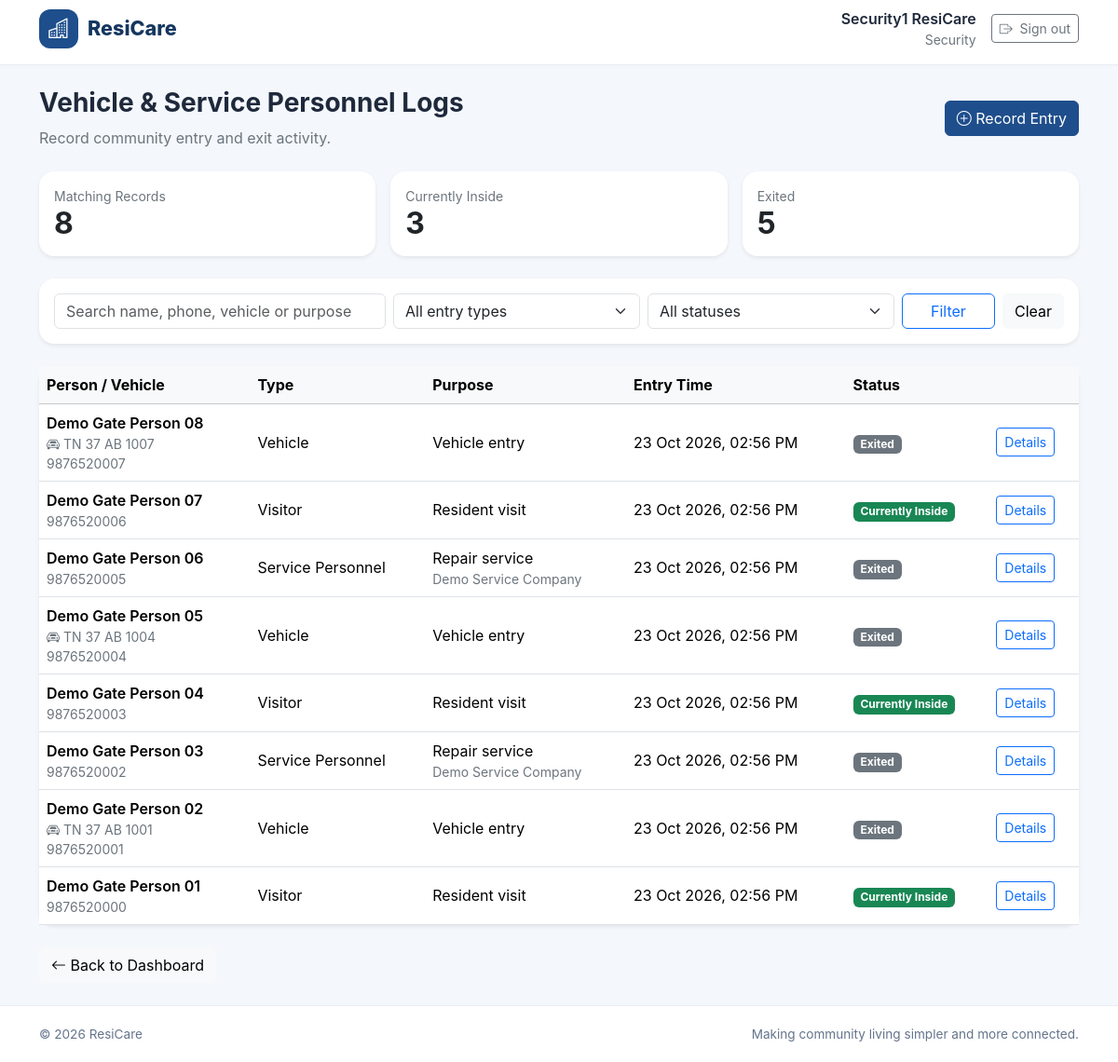
/community/gate-logs/ (signed in), run on the app's committed database.
### accounts/models.py (models this page shows, shortened)
class User(AbstractUser):
    class Role(models.TextChoices):
        RESIDENT = "RESIDENT", "Resident"
        SECURITY = "SECURITY", "Security"
        MANAGEMENT = "MANAGEMENT", "Management"
    role = models.CharField(
        max_length=20,
        choices=Role.choices,
        default=Role.RESIDENT,
    )
    phone_number = models.CharField(
        max_length=15,
        blank=True,
    )

### community_hub/models.py (models this page shows, shortened)
class GateEntry(models.Model):
    class EntryType(models.TextChoices):
        VEHICLE = "VEHICLE", "Vehicle"
        VISITOR = "VISITOR", "Visitor"
        SERVICE_PERSON = "SERVICE_PERSON", "Service Personnel"
    class Status(models.TextChoices):
        INSIDE = "INSIDE", "Currently Inside"
        EXITED = "EXITED", "Exited"
    entry_type = models.CharField(
        max_length=20,
        choices=EntryType.choices,
    )
    person_name = models.CharField(max_length=150)
    phone_number = models.CharField(max_length=20, blank=True)
    vehicle_number = models.CharField(max_length=30, blank=True)
    vehicle_type = models.CharField(max_length=80, blank=True)
    organization = models.CharField(
        max_length=150,
        blank=True,
        help_text="Company or service provider, if applicable.",
    )
    purpose = models.CharField(max_length=250)
    resident = models.ForeignKey(
        "residents.ResidentProfile",
        on_delete=models.SET_NULL,
        null=True,
        blank=True,
        related_name="gate_entries",
    )
    status = models.CharField(
        max_length=10,
        choices=Status.choices,
        default=Status.INSIDE,
    )
    entry_time = models.DateTimeField(auto_now_add=True)
    exit_time = models.DateTimeField(null=True, blank=True)
    recorded_by = models.ForeignKey(
        "accounts.User",
        on_delete=models.SET_NULL,
        null=True,
        related_name="gate_entries_recorded",
    )
    exit_recorded_by = models.ForeignKey(
        "accounts.User",
        on_delete=models.SET_NULL,
        null=True,
        blank=True,
        related_name="gate_exits_recorded",
    )
    notes = models.TextField(blank=True)
    class Meta:
        ordering = ["-entry_time"]
        verbose_name = "Gate Entry"
        verbose_name_plural = "Gate Entries"

### community_hub/views.py (the view, shortened to what this page needs)
# urls.py: path("gate-logs/", views.gate_logs, name="gate_logs"),
@login_required
def gate_logs(request):
    if request.user.role not in {"SECURITY", "MANAGEMENT"}:
        raise PermissionDenied
    entries = GateEntry.objects.select_related(
        "resident__user",
        "resident__apartment",
        "recorded_by",
        "exit_recorded_by",
    )
    entry_type = request.GET.get("type", "")
    status = request.GET.get("status", "")
    search = request.GET.get("q", "").strip()
    if entry_type in GateEntry.EntryType.values:
        entries = entries.filter(entry_type=entry_type)
    if status in GateEntry.Status.values:
        entries = entries.filter(status=status)
    context = {
        "entries": entries,
        "type_choices": GateEntry.EntryType.choices,
        "status_choices": GateEntry.Status.choices,
        "selected_type": entry_type,
        "selected_status": status,
        "search_query": search,
        "total_count": entries.count(),
        "inside_count": entries.filter(
            status=GateEntry.Status.INSIDE
        ).count(),
        "exited_count": entries.filter(
            status=GateEntry.Status.EXITED
        ).count(),
    }
    return render(request, "community/gate_logs.html", context)

### templates/community/gate_logs.html (shortened to what this page needs)
{% extends "base.html" %}
{% block content %}
<div class="container py-4">
    <div class="d-flex flex-wrap justify-content-between align-items-center gap-3 mb-4">
        <div>
            <h1 class="h3 fw-bold">Vehicle &amp; Service Personnel Logs</h1>
            <p class="text-secondary mb-0">
                Record community entry and exit activity.
            </p>
        </div>
        <a href="{% url 'community:gate_entry_create' %}" class="btn btn-primary">
            <i class="bi bi-plus-circle"></i> Record Entry
        </a>
    </div>
    <div class="row g-3 mb-4">
        <div class="col-md-4">
            <div class="card border-0 shadow-sm rounded-4">
                <div class="card-body">
                    <div class="text-secondary small">Matching Records</div>
                    <div class="h2 fw-bold mb-0">{{ total_count }}</div>
                </div>
            </div>
        </div>
        <div class="col-md-4">
            <div class="card border-0 shadow-sm rounded-4">
                <div class="card-body">
                    <div class="text-secondary small">Currently Inside</div>
                    <div class="h2 fw-bold mb-0">{{ inside_count }}</div>
                </div>
            </div>
        </div>
        <div class="col-md-4">
            <div class="card border-0 shadow-sm rounded-4">
                <div class="card-body">
                    <div class="text-secondary small">Exited</div>
                    <div class="h2 fw-bold mb-0">{{ exited_count }}</div>
                </div>
            </div>
        </div>
    </div>
    <form method="get" class="card border-0 shadow-sm rounded-4 mb-4">
        <div class="card-body">
            <div class="row g-2">
                <div class="col-lg-4">
                    <input
                        type="search"
                        name="q"
                        class="form-control"
                        value="{{ search_query }}"
                        placeholder="Search name, phone, vehicle or purpose"
                    >
                </div>
                <div class="col-lg-3">
                    <select name="type" class="form-select">
                        <option value="">All entry types</option>
                    </select>
                </div>
                <div class="col-lg-3">
                    <select name="status" class="form-select">
                        <option value="">All statuses</option>
                    </select>
                </div>
                <div class="col-lg-2 d-flex gap-2">
                    <button class="btn btn-outline-primary flex-grow-1" type="submit">
                        Filter
                    </button>
                    <a href="{% url 'community:gate_logs' %}" class="btn btn-light">
                        Clear
                    </a>
                </div>
            </div>
        </div>
    </form>
    <div class="card border-0 shadow-sm rounded-4">
        <div class="table-responsive">
            <table class="table align-middle mb-0">
                <thead class="table-light">
                    <tr>
                        <th>Person / Vehicle</th>
                        <th>Type</th>
                        <th>Purpose</th>
                        <th>Entry Time</th>
                        <th>Status</th>
                        <th></th>
                    </tr>
                </thead>
                <tbody>
                    {% for entry in entries %}
                    <tr>
                        <td>
                            <div class="fw-semibold">{{ entry.person_name }}</div>
                            {% if entry.vehicle_number %}
                            <div class="small text-secondary">
                                <i class="bi bi-car-front"></i> {{ entry.vehicle_number }}
                            </div>
                            {% endif %}
                            {% if entry.phone_number %}
                            <div class="small text-secondary">{{ entry.phone_number }}</div>
                            {% endif %}
                        </td>
                        <td>{{ entry.get_entry_type_display }}</td>
                        <td>
                            {{ entry.purpose }}
                            {% if entry.organization %}
                            <div class="small text-secondary">{{ entry.organization }}</div>
                            {% endif %}
                        </td>
                        <td>{{ entry.entry_time|date:"d M Y, h:i A" }}</td>
                        <td>
                            {% if entry.status == "INSIDE" %}
                            <span class="badge text-bg-success">Currently Inside</span>
                            {% else %}
                            <span class="badge text-bg-secondary">Exited</span>
                            {% endif %}
                        </td>
                        <td>
                            <a href="{% url 'community:gate_entry_detail' entry.pk %}"
                               class="btn btn-sm btn-outline-primary">
                                Details
                            </a>
                        </td>
                    </tr>
                    {% endfor %}
                </tbody>
            </table>
        </div>
    </div>
    <a href="{% url 'dashboard' %}" class="btn btn-light mt-4">
        <i class="bi bi-arrow-left"></i> Back to Dashboard
    </a>
</div>
{% endblock %}

### templates/base.html (shortened to what this page needs)
{% load static %}
<!DOCTYPE html>
<html lang="en">
<head>
    <link href="https://cdn.jsdelivr.net/npm/bootstrap@5.3.3/dist/css/bootstrap.min.css"
          rel="stylesheet">
    <link href="https://cdn.jsdelivr.net/npm/bootstrap-icons@1.11.3/font/bootstrap-icons.min.css"
          rel="stylesheet">
</head>
<body>
    <header class="rc-navbar">
        <nav class="container h-100 d-flex align-items-center justify-content-between py-2">
            <a href="{% if user.is_authenticated %}{% url 'dashboard' %}{% else %}{% url 'login' %}{% endif %}"
               class="rc-brand">
                <span class="rc-brand-icon">
                    <i class="bi bi-buildings"></i>
                </span>
                <span>ResiCare</span>
            </a>
            {% if user.is_authenticated %}
                <div class="d-flex align-items-center gap-3">
                    <div class="d-none d-sm-block text-end">
                        <div class="fw-semibold">{{ user.get_full_name|default:user.username }}</div>
                        <div class="small text-secondary">{{ user.get_role_display }}</div>
                    </div>
                    <form method="post" action="{% url 'logout' %}" class="m-0">
                        <button type="submit" class="btn btn-outline-secondary btn-sm">
                            <i class="bi bi-box-arrow-right me-1"></i>
                            Sign out
                        </button>
                    </form>
                </div>
            {% endif %}
        </nav>
    </header>
    <main class="rc-main">
        {% block content %}{% endblock %}
    </main>
    <footer class="rc-footer">
        <div class="container d-flex flex-column flex-sm-row justify-content-between gap-2">
            <span>&copy; {% now "Y" %} ResiCare</span>
            <span>Making community living simpler and more connected.</span>
        </div>
    </footer>
</body>
</html>

### templates/base.html (style rules this page uses)
:root { --rc-primary: #1e4e8c; --rc-primary-dark: #15365f; --rc-background: #f4f7fb; --rc-text: #1e293b; --rc-muted: #64748b; }
* { box-sizing: border-box; }
body { margin: 0; font-family: Inter, "Segoe UI", Arial, sans-serif; color: var(--rc-text); background: var(--rc-background); }
.rc-navbar { min-height: 70px; background: #fff; border-bottom: 1px solid #e8edf4; }
.rc-brand { display: inline-flex; align-items: center; gap: 10px; color: var(--rc-primary-dark); font-size: 1.35rem; font-weight: 800; text-decoration: none; }
.rc-brand-icon { display: inline-flex; align-items: center; justify-content: center; width: 42px; height: 42px; color: #fff; background: var(--rc-primary); border-radius: 12px; }
.rc-main { min-height: calc(100vh - 130px); }
.rc-footer { padding: 20px 0; color: var(--rc-muted); background: #fff; border-top: 1px solid #e8edf4; font-size: .85rem; }
.btn-primary { background-color: var(--rc-primary); border-color: var(--rc-primary); }

### data on the page
User: get_full_name "Security1 ResiCare", role "Security"
GateEntry: person_name "Demo Gate Person 08", vehicle_number "TN 37 AB 1007", phone_number "9876520007", entry_type "Vehicle", purpose "Vehicle entry", entry_time "23 Oct 2026, 02:56 PM", status "Exited"
GateEntry: person_name "Demo Gate Person 07", phone_number "9876520006", entry_type "Visitor", purpose "Resident visit", entry_time "23 Oct 2026, 02:56 PM", status "Currently Inside"
GateEntry: person_name "Demo Gate Person 06", phone_number "9876520005", entry_type "Service Personnel", purpose "Repair service", organization "Demo Service Company", entry_time "23 Oct 2026, 02:56 PM", status "Exited"
GateEntry: person_name "Demo Gate Person 05", vehicle_number "TN 37 AB 1004", phone_number "9876520004", entry_type "Vehicle", purpose "Vehicle entry", entry_time "23 Oct 2026, 02:56 PM", status "Exited"
GateEntry: person_name "Demo Gate Person 04", phone_number "9876520003", entry_type "Visitor", purpose "Resident visit", entry_time "23 Oct 2026, 02:56 PM", status "Currently Inside"
GateEntry: person_name "Demo Gate Person 03", phone_number "9876520002", entry_type "Service Personnel", purpose "Repair service", organization "Demo Service Company", entry_time "23 Oct 2026, 02:56 PM", status "Exited"
GateEntry: person_name "Demo Gate Person 02", vehicle_number "TN 37 AB 1001", phone_number "9876520001", entry_type "Vehicle", purpose "Vehicle entry", entry_time "23 Oct 2026, 02:56 PM", status "Exited"
GateEntry: person_name "Demo Gate Person 01", phone_number "9876520000", entry_type "Visitor", purpose "Resident visit", entry_time "23 Oct 2026, 02:56 PM", status "Currently Inside"

### other printed values
{{ total_count }} "8"
{{ inside_count }} "3"
{{ exited_count }} "5"
